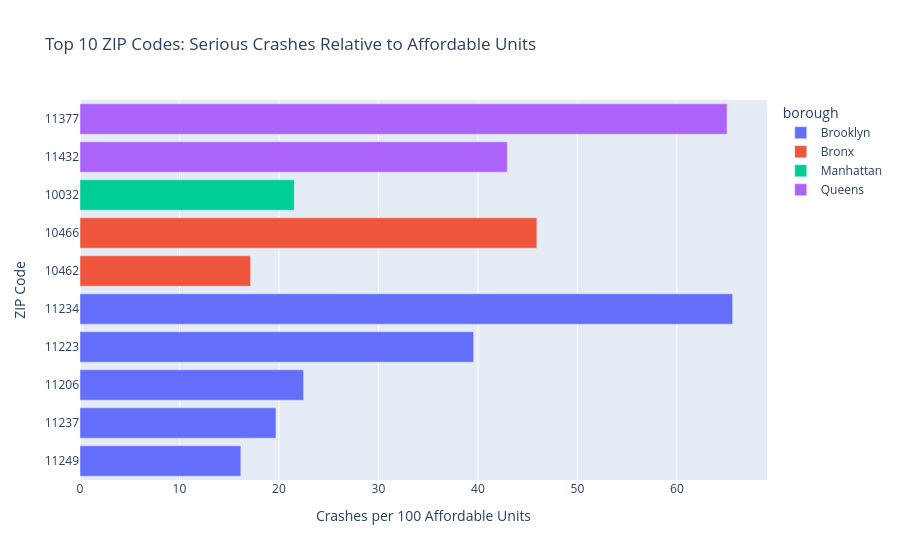

The notebook cell saved with this chart:
### Markdown cell above
**Finding:** Several ZIP codes in Brooklyn and the Bronx showed both high affordable housing production and high serious-crash counts during 2023–2025. For example, ZIP code 11212 (Brooklyn) recorded 1,090 affordable units and 43 serious crashes in 2025. This suggests overlapping housing and road-safety concerns, but does not establish causation.

### Code cell
rq2 = (
    df_integrated[df_integrated["year"].between(2023, 2025)]
    .groupby(["zip_code", "borough"], as_index=False)
    .agg(
        affordable_units=("affordable_units", "sum"),
        serious_crash_count=("serious_crash_count", "sum"),
        years_observed=("year", "nunique")
    )
)

rq2 = rq2[
    (rq2["years_observed"] == 3) &
    (rq2["affordable_units"] >= 100)
].copy()

rq2["crashes_per_100_units"] = (
    rq2["serious_crash_count"] / rq2["affordable_units"] * 100
)

top10 = rq2.nlargest(10, "crashes_per_100_units")

fig = px.bar(
    top10.sort_values("crashes_per_100_units"),
    x="crashes_per_100_units",
    y="zip_code",
    color="borough",
    orientation="h",
    hover_data=["affordable_units", "serious_crash_count"],
    title="Top 10 ZIP Codes: Serious Crashes Relative to Affordable Units",
    labels={
        "crashes_per_100_units": "Crashes per 100 Affordable Units",
        "zip_code": "ZIP Code"
    }
)

fig.show()

display(top10[
    ["zip_code", "borough", "affordable_units",
     "serious_crash_count", "crashes_per_100_units"]
].round(2))

### Figure 1 — Plotly figure (JSON) as saved in the notebook; plotly's stock layout.template omitted (floating-point values rounded to 4 significant figures)
{"data": [{"customdata": [[167.0, 27.0], [198.0, 39.0], [396.0, 89.0], [139.0, 55.0], [157.0, 103.0]], "hovertemplate": "borough=Brooklyn<br>Crashes per 100 Affordable Units=%{x}<br>ZIP Code=%{y}<br>affordable_units=%{customdata[0]}<br>serious_crash_count=%{customdata[1]}<extra></extra>", "legendgroup": "Brooklyn", "marker": {"color": "#636efa", "pattern": {"shape": ""}}, "name": "Brooklyn", "orientation": "h", "showlegend": true, "textposition": "auto", "type": "bar", "x": [16.17, 19.7, 22.47, 39.57, 65.61], "xaxis": "x", "y": ["11249", "11237", "11206", "11223", "11234"], "yaxis": "y"}, {"customdata": [[274.0, 47.0], [135.0, 62.0]], "hovertemplate": "borough=Bronx<br>Crashes per 100 Affordable Units=%{x}<br>ZIP Code=%{y}<br>affordable_units=%{customdata[0]}<br>serious_crash_count=%{customdata[1]}<extra></extra>", "legendgroup": "Bronx", "marker": {"color": "#EF553B", "pattern": {"shape": ""}}, "name": "Bronx", "orientation": "h", "showlegend": true, "textposition": "auto", "type": "bar", "x": [17.15, 45.93], "xaxis": "x", "y": ["10462", "10466"], "yaxis": "y"}, {"customdata": [[195.0, 42.0]], "hovertemplate": "borough=Manhattan<br>Crashes per 100 Affordable Units=%{x}<br>ZIP Code=%{y}<br>affordable_units=%{customdata[0]}<br>serious_crash_count=%{customdata[1]}<extra></extra>", "legendgroup": "Manhattan", "marker": {"color": "#00cc96", "pattern": {"shape": ""}}, "name": "Manhattan", "orientation": "h", "showlegend": true, "textposition": "auto", "type": "bar", "x": [21.54], "xaxis": "x", "y": ["10032"], "yaxis": "y"}, {"customdata": [[149.0, 64.0], [103.0, 67.0]], "hovertemplate": "borough=Queens<br>Crashes per 100 Affordable Units=%{x}<br>ZIP Code=%{y}<br>affordable_units=%{customdata[0]}<br>serious_crash_count=%{customdata[1]}<extra></extra>", "legendgroup": "Queens", "marker": {"color": "#ab63fa", "pattern": {"shape": ""}}, "name": "Queens", "orientation": "h", "showlegend": true, "textposition": "auto", "type": "bar", "x": [42.95, 65.05], "xaxis": "x", "y": ["11432", "11377"], "yaxis": "y"}], "layout": {"barmode": "relative", "legend": {"title": {"text": "borough"}, "tracegroupgap": 0}, "title": {"text": "Top 10 ZIP Codes: Serious Crashes Relative to Affordable Units"}, "xaxis": {"anchor": "y", "domain": [0.0, 1.0], "title": {"text": "Crashes per 100 Affordable Units"}}, "yaxis": {"anchor": "x", "domain": [0.0, 1.0], "title": {"text": "ZIP Code"}}}}
